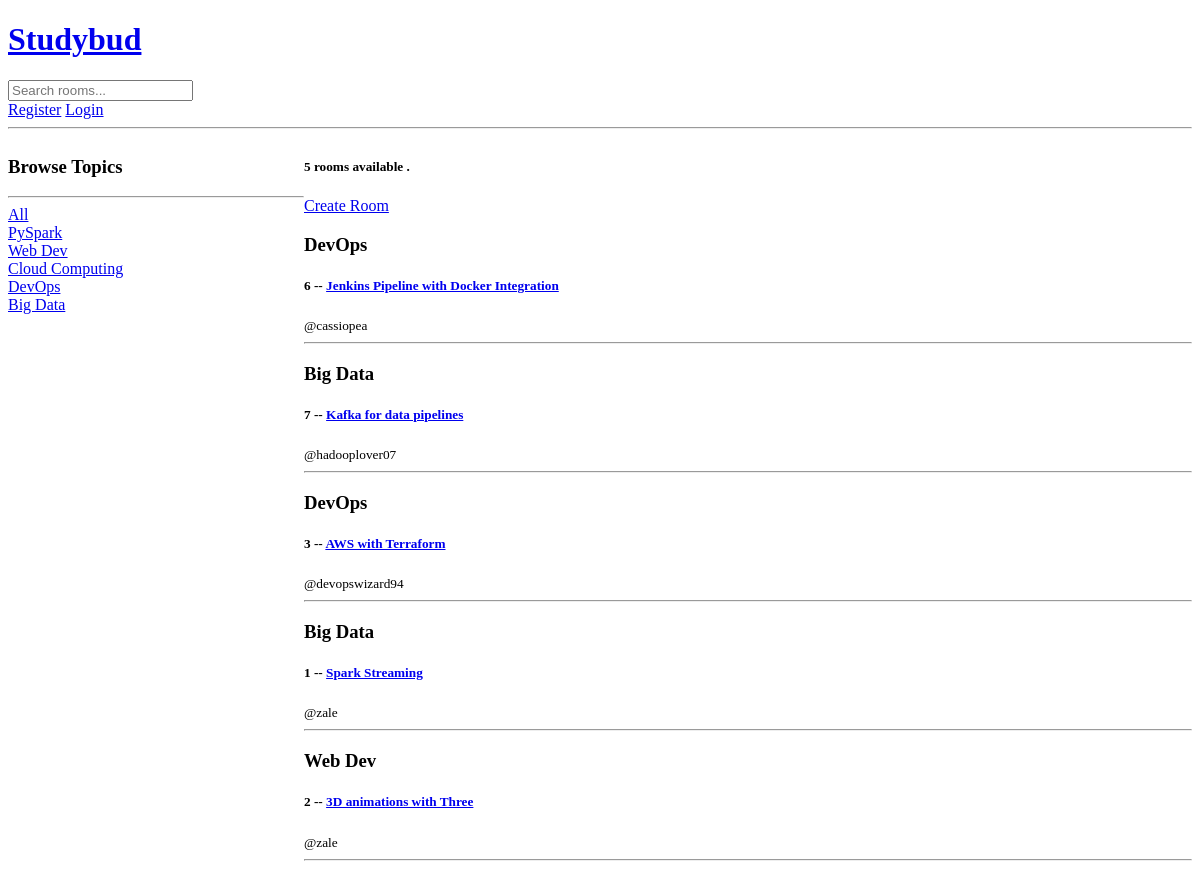
/, run on an earlier commit of the app's database.
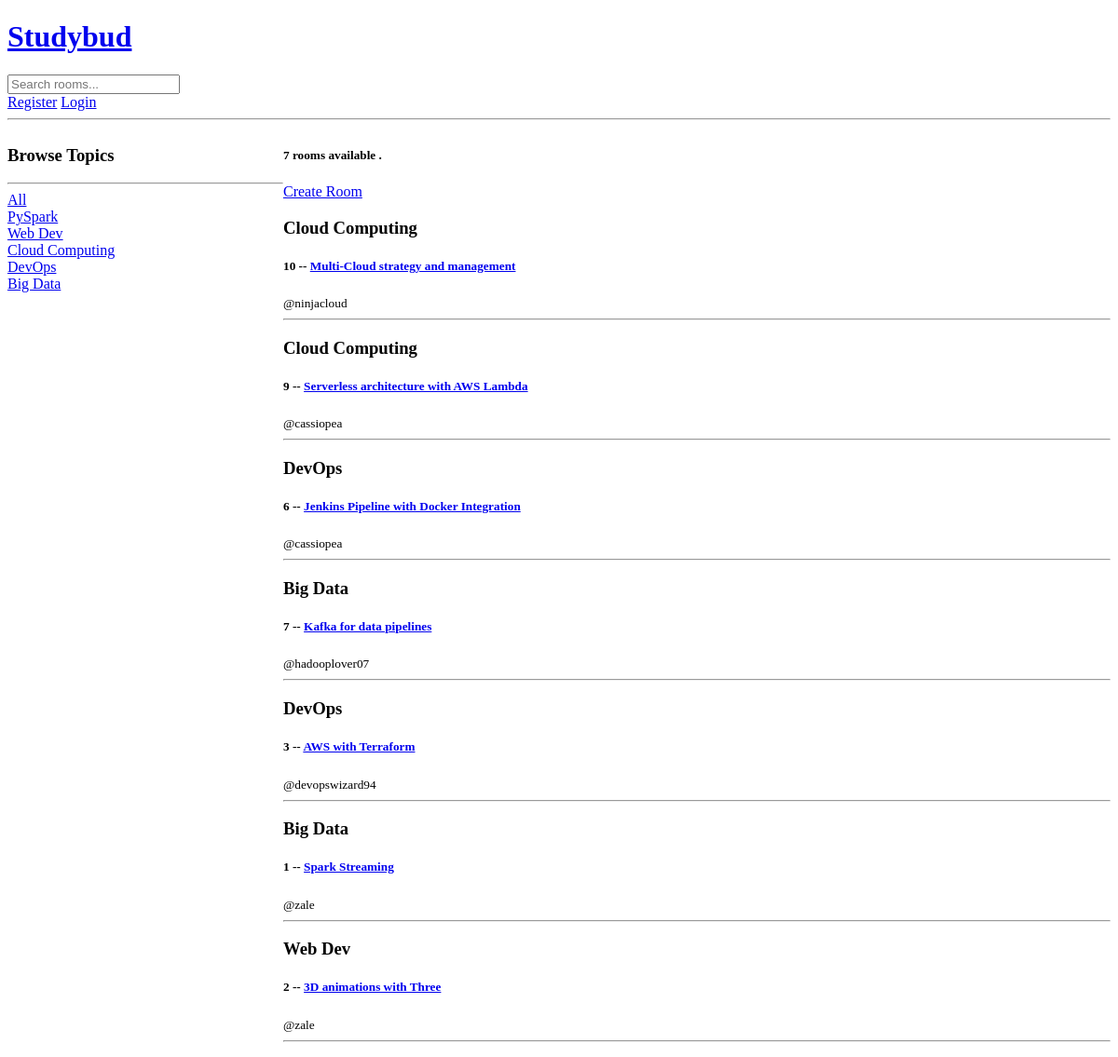
And on a later commit of the database.
### base/models.py (models this page shows, shortened)
class Topic ( models.Model ) :
    name = models.CharField( max_length = 50 )

class Room ( models.Model ) :
    host = models.ForeignKey ( User , on_delete = models.SET_NULL , null = True )
    topic = models.ForeignKey ( Topic , on_delete = models.SET_NULL , null = True )
    name = models.CharField ( max_length = 75 )
    description = models.TextField ( null = True , blank = True )
    created = models.DateTimeField ( auto_now_add = True )
    updated = models.DateTimeField ( auto_now = True )
    class Meta :
        ordering = [ '-updated' , '-created']

### base/views.py (the view)
def home ( request ) :
    topics = Topic.objects.all ()
    query = ''
    if request.GET.get( 'query' ) is not None :
        query = request.GET.get( 'query' )
    rooms = Room.objects.filter (
        Q ( topic__name__icontains = query ) |
        Q ( name__icontains = query ) |
        Q ( host__username__icontains = query )
     )
    rooms_count = rooms.count ()
    context = { "rooms" : rooms , "rooms_count" : rooms_count ,  "topics" : topics }
    return render ( request , "base/home.html" , context )

### base/templates/base/home.html (shortened to what this page needs)
{% extends 'main.html' %}
{% block body %}
    <div class="home-container">
        <div>
            <h3>
                Browse Topics
            </h3>
            <hr>
            <div>
                <a href="{% url 'home' %}">All</a>
            </div>
            {% for topic in topics %}
                <div>
                    <a href="{% url 'home' %}?query={{ topic.name }}">
                        {{ topic.name }}
                    </a>
                </div>
            {% endfor %}
        </div>
        <div>
            <h5>{{ rooms_count }} rooms available .</h5>
            <a  href="{% url 'create_room' %}">Create Room</a>
            {% for room in rooms %}
                <div class="my-6">
                    <h3>{{ room.topic.name }} </h3>
                    <h5>
                        {{ room.id }} -- <a class="text-blue-500" href="{% url 'room' room.id %}"> {{ room.name }} </a>
                    </h5>
                    <small>@{{ room.host.username }} </small>
                    <hr>
                </div>
            {% endfor %}
        </div>
    </div>
{% endblock body %}

### templates/main.html (shortened to what this page needs)
<!DOCTYPE html>
<html lang="en">
<head>
</head>
<body>
    {% include 'navbar.html' %}
    {% block body %}
    {% endblock body %}
</body>
</html>

### templates/navbar.html
<a href="/">
    <h1>Studybud</h1>
</a>
<form method="GET" action="{% url 'home' %}">
    <input
        type="text"
        name="query"
        placeholder="Search rooms..."
    >
</form>
{% if request.user.is_authenticated %}
    <h4>Hello {{ request.user.username }}</h4>
    <a href="{% url 'logout' %}">Logout</a>
{% else %}
    <a href="{% url 'register' %}">Register</a>
    <a href="{% url 'login' %}">Login</a>
{% endif %}
<hr>

### base/templates/base/home.html (style rules this page uses)
.home-container { display : grid ; grid-template-columns: 1fr 3fr ; }

What changed in the data, as far as the page shows it:
added Room: topic.name "Cloud Computing", id "10", name "Multi-Cloud strategy and management", host.username "ninjacloud"
added Room: topic.name "Cloud Computing", id "9", name "Serverless architecture with AWS Lambda", host.username "cassiopea"
Also different on the page:
{{ rooms_count }}: "5" → "7"
